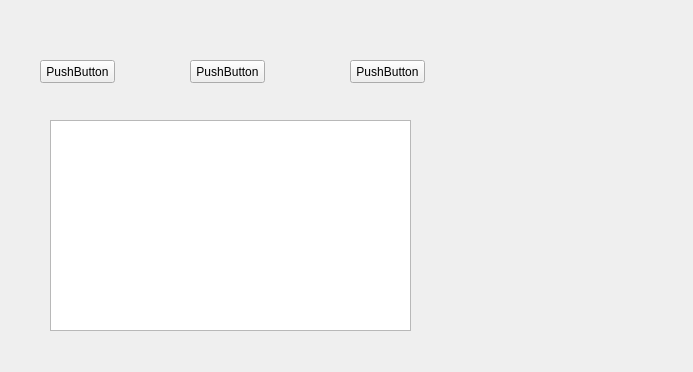
<?xml version="1.0" encoding="UTF-8"?>
<ui version="4.0">
 <class>ui_colaborador</class>
 <widget class="QWidget" name="ui_colaborador">
  <property name="geometry">
   <rect>
    <x>0</x>
    <y>0</y>
    <width>693</width>
    <height>372</height>
   </rect>
  </property>
  <property name="windowTitle">
   <string>Form</string>
  </property>
  <widget class="QPushButton" name="pushButton">
   <property name="geometry">
    <rect>
     <x>40</x>
     <y>60</y>
     <width>75</width>
     <height>23</height>
    </rect>
   </property>
   <property name="text">
    <string>PushButton</string>
   </property>
  </widget>
  <widget class="QPushButton" name="pushButton_2">
   <property name="geometry">
    <rect>
     <x>190</x>
     <y>60</y>
     <width>75</width>
     <height>23</height>
    </rect>
   </property>
   <property name="text">
    <string>PushButton</string>
   </property>
  </widget>
  <widget class="QPushButton" name="pushButton_3">
   <property name="geometry">
    <rect>
     <x>350</x>
     <y>60</y>
     <width>75</width>
     <height>23</height>
    </rect>
   </property>
   <property name="text">
    <string>PushButton</string>
   </property>
  </widget>
  <widget class="QTableView" name="tableView_colaboradores">
   <property name="geometry">
    <rect>
     <x>50</x>
     <y>120</y>
     <width>361</width>
     <height>211</height>
    </rect>
   </property>
  </widget>
 </widget>
 <resources/>
 <connections/>
</ui>
